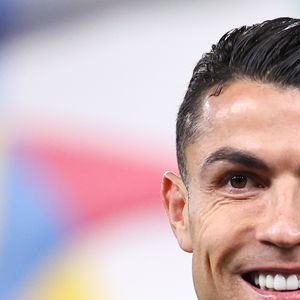
#> input picture ronaldolefttop.png, 300 x 300 px
$ jupyter execute IimageLibrary.ipynb
#> lines starting #> are read from the running program, lines starting #| are printed output that depends on the picture; after the words box and inside, x2 and y2 are one past the last pixel; in counts of white or black regions, pixels touching at a corner belong together
[cell 1]
#importing package
import numpy as np
import matplotlib.pyplot as plt
from PIL import Image

[cell 2]
#to open an image
a=Image.open('ronaldolefttop.png')
#> a is the input picture: PIL image 300x300 RGB; mean R, G, B 200.3, 175.3, 181.1
a

[cell 3]
a.mode
#> Out = 'RGB'

[cell 4]
a.format
#> Out = 'PNG'

[cell 5]
#converting image to array
img_arr=np.array(a)
img_arr

[cell 6]
img_arr.shape
#> Out = (300, 300, 3)

[cell 7]
#rotating an image
a.rotate(90)
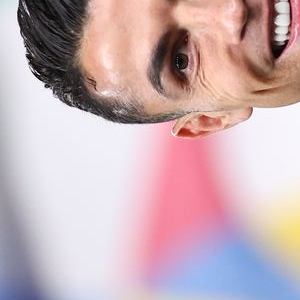
#> Out: PIL image 300x300 RGB; mean R, G, B 200.3, 175.3, 181.1

[cell 8]
#mirrorimage
a.transpose(Image.FLIP_LEFT_RIGHT) #horizontal flip
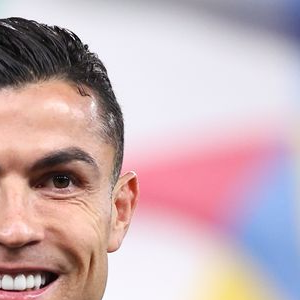
#> Out: PIL image 300x300 RGB; mean R, G, B 200.3, 175.3, 181.1

[cell 9]
a.transpose(Image.FLIP_TOP_BOTTOM) #vertical flip
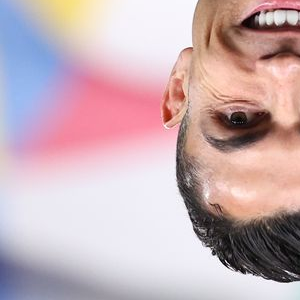
#> Out: PIL image 300x300 RGB; mean R, G, B 200.3, 175.3, 181.1

[cell 10]
#filter
from PIL import ImageFilter
img=a.filter(ImageFilter.BLUR)
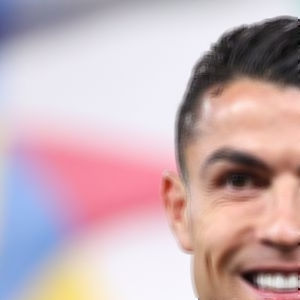
#> img: PIL image 300x300 RGB; mean R, G, B 200.3, 175.3, 181.1
img.show()

[cell 11]
img

[cell 12]
img=a.filter(ImageFilter.CONTOUR)
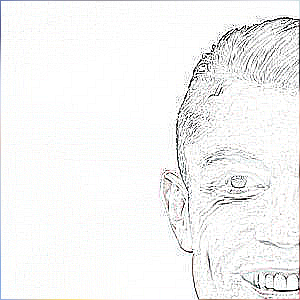
#> img: PIL image 300x300 RGB; mean R, G, B 244.6, 244.5, 244.3

[cell 13]
img

[cell 14]
img=a.filter(ImageFilter.DETAIL)

[cell 15]
img

[cell 16]
img=a.filter(ImageFilter.EMBOSS)
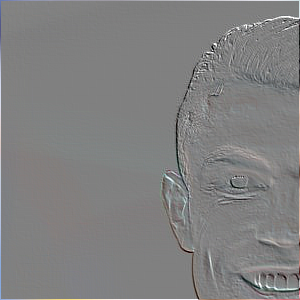
#> img: PIL image 300x300 RGB; mean R, G, B 128.6, 128.3, 128.4
img

[cell 17]
img=a.filter(ImageFilter.FIND_EDGES)
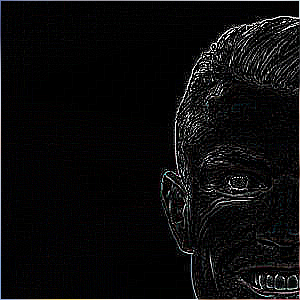
#> img: PIL image 300x300 RGB; mean R, G, B 12, 11.6, 12
img

[cell 18]
img=a.filter(ImageFilter.SMOOTH)
img

[cell 19]
img=np.zeros((500,500,3),dtype=np.int32)

[cell 20]
img.shape

[cell 21]
plt.imshow(img)
plt.show()

[cell 22]
import cv2
cv2.rectangle(img,(50,150),(200,50),(255,0,0),3)
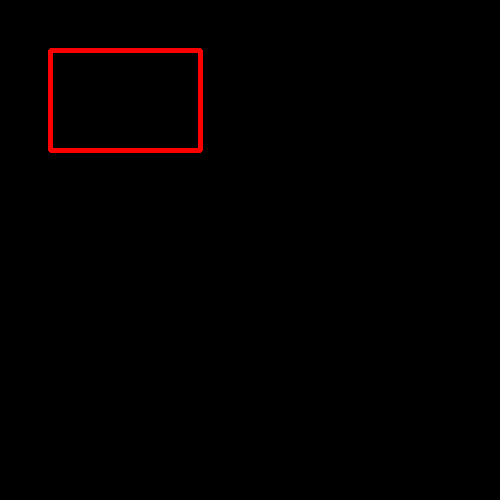
#> img: shape (500, 500, 3) int32; mean R, G, B 2.5, 0, 0
plt.imshow(img)
plt.show()

[cell 23]
#we can create a filled shape by taking thickness=-1
cv2.rectangle(img,(250,150),(400,50),(0,0,255),-1)
plt.imshow(img)
plt.show()

[cell 24]
cv2.circle(img,(300,300),100,(0,255,0),3)
plt.imshow(img)
plt.show()

[cell 25]
cv2.line(img,(500,500),(0,0),(255,255,255),5)
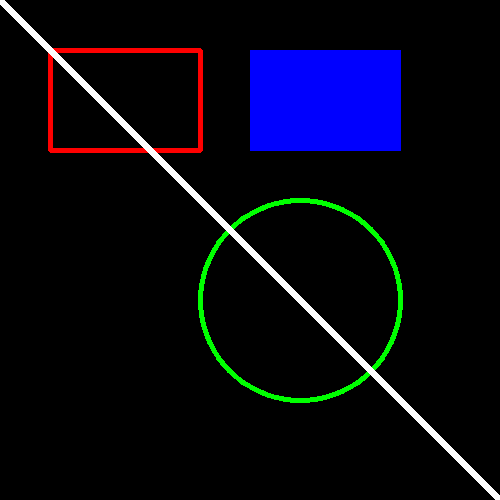
#> img: shape (500, 500, 3) int32; mean R, G, B 7, 7.7, 20.1
plt.imshow(img)
plt.show()

[cell 26]
#putting txt on image
img=np.zeros((500,500,3),dtype=np.int32)
plt.imshow(img)
plt.show()

[cell 27]
import cv2
font=cv2.FONT_HERSHEY_PLAIN
cv2.putText(img,'Bigyajeet',(10,400),font,3,(255,255,255),2)
plt.imshow(img)
plt.show()
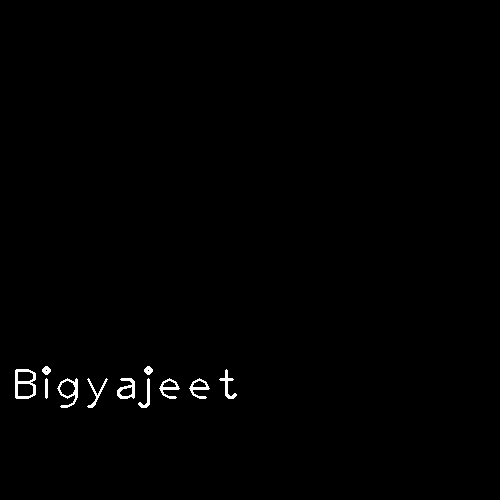
#> shown: shape (500, 500, 3); 0.63% white; 11 white regions, largest, box (x1, y1, x2, y2) and area: (15, 369, 36, 399) 284, (57, 378, 78, 408) 212, (117, 378, 135, 399) 189
